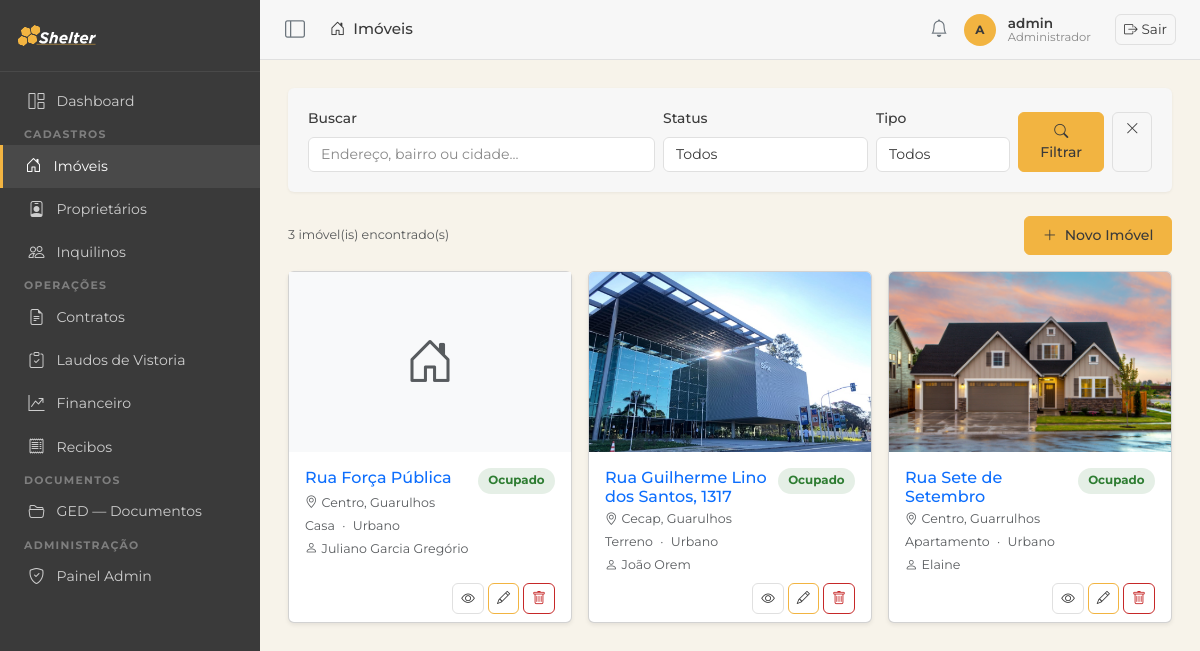
Screenshot of /imoveis/ (signed in) with the database file from the repository.
### imoveis/models.py (models this page shows, shortened)
class Imovel(models.Model):
    TIPO_CHOICES = [
        ('apartamento', 'Apartamento'),
        ('casa', 'Casa'),
        ('comercial', 'Comercial'),
        ('terreno', 'Terreno'),
        ('galpao', 'Galpão'),
    ]
    STATUS_CHOICES = [
        ('ocupado', 'Ocupado'),
        ('vago', 'Vago'),
        ('manutencao', 'Em Manutenção'),
    ]
    CATEGORIA_CHOICES = [
        ('urbano', 'Urbano'),
        ('rural', 'Rural'),
    ]
    proprietario = models.ForeignKey(Proprietario, on_delete=models.PROTECT, related_name='imoveis')
    tipo = models.CharField(max_length=20, choices=TIPO_CHOICES)
    status = models.CharField(max_length=20, choices=STATUS_CHOICES, default='vago')
    categoria = models.CharField(max_length=10, choices=CATEGORIA_CHOICES, default='urbano', verbose_name='Categoria')
    endereco = models.CharField(max_length=300)
    numero = models.CharField(max_length=20, blank=True, verbose_name='Número')
    complemento = models.CharField(max_length=100, blank=True, verbose_name='Complemento')
    bairro = models.CharField(max_length=100, blank=True)
    cidade = models.CharField(max_length=100, default='')
    area_m2 = models.DecimalField(max_digits=8, decimal_places=2, null=True, blank=True, verbose_name='Área (m²)')
    descricao = models.TextField(blank=True)
    matricula = models.CharField(max_length=100, blank=True, verbose_name='Matrícula')
    data_aquisicao = models.DateField(null=True, blank=True, verbose_name='Data de Aquisição')
    valor_aquisicao = models.DecimalField(max_digits=14, decimal_places=2, null=True, blank=True, verbose_name='Valor de Aquisição')
    cadastro_prefeitura = models.CharField(max_length=100, blank=True, verbose_name='Cadastro Prefeitura')
    planta_projeto = models.FileField(upload_to='plantas/', blank=True, null=True, verbose_name='Planta/Projeto')
    nirf = models.CharField(max_length=50, blank=True, verbose_name='NIRF')
    incra = models.CharField(max_length=50, blank=True, verbose_name='INCRA')
    car = models.CharField(max_length=100, blank=True, verbose_name='CAR')
    criado_em = models.DateTimeField(auto_now_add=True)
    class Meta:
        verbose_name = 'Imóvel'
        verbose_name_plural = 'Imóveis'
        ordering = ['endereco']

class Proprietario(models.Model):
    nome = models.CharField(max_length=200)
    cpf_cnpj = models.CharField(max_length=20, unique=True, validators=[validate_cpf_cnpj],
                                verbose_name='CPF/CNPJ')
    email = models.EmailField(blank=True)
    telefone = models.CharField(max_length=20, blank=True)
    criado_em = models.DateTimeField(auto_now_add=True)
    class Meta:
        verbose_name = 'Proprietário'
        verbose_name_plural = 'Proprietários'
        ordering = ['nome']

class FotoImovel(models.Model):
    imovel = models.ForeignKey(Imovel, on_delete=models.CASCADE, related_name='fotos')
    imagem = models.ImageField(upload_to='fotos_imoveis/')
    legenda = models.CharField(max_length=200, blank=True)
    criado_em = models.DateTimeField(auto_now_add=True)
    class Meta:
        verbose_name = 'Foto do Imóvel'
        verbose_name_plural = 'Fotos do Imóvel'
        ordering = ['criado_em']

### imoveis/views.py (the view)
# urls.py: path('imoveis/', views.imovel_list, name='imovel_list'),
@login_required
def imovel_list(request):
    q = request.GET.get('q', '')
    status = request.GET.get('status', '')
    tipo = request.GET.get('tipo', '')
    imoveis = Imovel.objects.select_related('proprietario').prefetch_related('fotos')
    if q:
        imoveis = imoveis.filter(Q(endereco__icontains=q) | Q(bairro__icontains=q) | Q(cidade__icontains=q))
    if status:
        imoveis = imoveis.filter(status=status)
    if tipo:
        imoveis = imoveis.filter(tipo=tipo)
    return render(request, 'imoveis/imovel_list.html', {
        'imoveis': imoveis,
        'q': q, 'status': status, 'tipo': tipo,
        'status_choices': Imovel.STATUS_CHOICES,
        'tipo_choices': Imovel.TIPO_CHOICES,
    })

### templates/imoveis/imovel_list.html (shortened to what this page needs)
{% extends 'base.html' %}
{% load imoveis_tags %}
{% block page_title %}<i class="bi bi-house-door me-2"></i>Imóveis{% endblock %}
{% block nav_imoveis %}active{% endblock %}
{% block content %}
<div class="section-card mb-4">
  <div class="section-card-body">
    <form method="get" class="row g-2 align-items-end">
      <div class="col-12 col-md-5">
        <label class="form-label">Buscar</label>
        <input type="text" name="q" value="{{ q }}" class="form-control" placeholder="Endereço, bairro ou cidade...">
      </div>
      <div class="col-6 col-md-3">
        <label class="form-label">Status</label>
        <select name="status" class="form-select">
          <option value="">Todos</option>
        </select>
      </div>
      <div class="col-6 col-md-2">
        <label class="form-label">Tipo</label>
        <select name="tipo" class="form-select">
          <option value="">Todos</option>
        </select>
      </div>
      <div class="col-12 col-md-2 d-flex gap-2">
        <button type="submit" class="btn btn-primary flex-fill">
          <i class="bi bi-search"></i> Filtrar
        </button>
        <a href="{% url 'imovel_list' %}" class="btn btn-outline-secondary" title="Limpar">
          <i class="bi bi-x-lg"></i>
        </a>
      </div>
    </form>
  </div>
</div>
<div class="d-flex justify-content-between align-items-center mb-3">
  <span class="text-muted small">{{ imoveis.count }} imóvel(is) encontrado(s)</span>
  <a href="{% url 'imovel_create' %}" class="btn btn-primary">
    <i class="bi bi-plus-lg me-1"></i> Novo Imóvel
  </a>
</div>
<div class="row g-3">
  {% for im in imoveis %}
  <div class="col-sm-6 col-lg-4">
    <div class="card h-100 shadow-sm">
      {% with im.fotos.first as foto %}
      {% if foto %}
      <img src="{{ foto.imagem.url }}" class="card-img-top" alt="{{ foto.legenda|default:im.endereco }}"
           style="height:180px; object-fit:cover;">
      {% else %}
      <div class="bg-light d-flex align-items-center justify-content-center" style="height:180px;">
        <i class="bi bi-house-door text-muted" style="font-size:3rem;"></i>
      </div>
      {% endif %}
      {% endwith %}
      <div class="card-body pb-2">
        <div class="d-flex justify-content-between align-items-start">
          <h6 class="card-title mb-1">
            <a href="{% url 'imovel_detail' im.pk %}" class="text-decoration-none text-primary">
              {{ im.endereco|truncatechars:45 }}
            </a>
          </h6>
          <span class="status-badge badge-{{ im.status }} ms-2 flex-shrink-0">{{ im.get_status_display }}</span>
        </div>
        <p class="text-muted small mb-1">
          <i class="bi bi-geo-alt me-1"></i>{{ im.bairro|default:"" }}{% if im.bairro %}, {% endif %}{{ im.cidade }}
        </p>
        <p class="small mb-0">
          <span class="text-muted">{{ im.get_tipo_display }}</span>
          <span class="text-muted mx-1">·</span>
          <span class="text-muted">{{ im.get_categoria_display }}</span>
        </p>
        <p class="text-muted small mb-0 mt-1">
          <i class="bi bi-person me-1"></i>{{ im.proprietario.nome }}
        </p>
      </div>
      <div class="card-footer bg-transparent border-top-0 pt-0 pb-2 d-flex gap-1 justify-content-end">
        <a href="{% url 'imovel_detail' im.pk %}" class="btn btn-sm btn-outline-secondary" title="Ver">
          <i class="bi bi-eye"></i>
        </a>
        <a href="{% url 'imovel_edit' im.pk %}" class="btn btn-sm btn-outline-primary" title="Editar">
          <i class="bi bi-pencil"></i>
        </a>
        <button class="btn btn-sm btn-outline-danger" title="Excluir"
          data-bs-toggle="modal" data-bs-target="#modalExcluir{{ im.pk }}">
          <i class="bi bi-trash"></i>
        </button>
      </div>
    </div>
  </div>
  {% empty %}
  <div class="col-12 text-center text-muted py-5">
    <i class="bi bi-house-door" style="font-size:3rem;"></i>
    <p class="mt-2">Nenhum imóvel encontrado.</p>
  </div>
  {% endfor %}
</div>
{% endblock %}

### templates/base.html (shortened to what this page needs)
{% load static %}
<!DOCTYPE html>
<html lang="pt-BR">
<head>
  <link rel="stylesheet" href="https://cdn.jsdelivr.net/npm/bootstrap@5.3.3/dist/css/bootstrap.min.css">
  <link rel="stylesheet" href="https://cdn.jsdelivr.net/npm/bootstrap-icons@1.11.3/font/bootstrap-icons.min.css">
  <link rel="stylesheet" href="https://cdn.jsdelivr.net/npm/flatpickr/dist/flatpickr.min.css">
  <link rel="stylesheet" href="{% static 'css/custom.css' %}">
</head>
<body>
<nav id="sidebar">
  <div class="sidebar-brand">
    <img src="{% static 'assets/Shelter_LOGO_white.svg' %}" alt="Shelter" class="brand-full">
  </div>
  <ul class="nav flex-column py-2">
    <li class="nav-item">
      <a class="nav-link {% block nav_dashboard %}{% endblock %}" href="{% url 'dashboard' %}" title="Dashboard">
        <i class="bi bi-grid-1x2"></i> <span class="nav-text">Dashboard</span>
      </a>
    </li>
    <li><span class="nav-section-label">Cadastros</span></li>
    <li class="nav-item">
      <a class="nav-link {% block nav_imoveis %}{% endblock %}" href="{% url 'imovel_list' %}" title="Imóveis">
        <i class="bi bi-house-door"></i> <span class="nav-text">Imóveis</span>
      </a>
    </li>
    <li class="nav-item">
      <a class="nav-link {% block nav_proprietarios %}{% endblock %}" href="{% url 'proprietario_list' %}" title="Proprietários">
        <i class="bi bi-person-badge"></i> <span class="nav-text">Proprietários</span>
      </a>
    </li>
    <li class="nav-item">
      <a class="nav-link {% block nav_inquilinos %}{% endblock %}" href="{% url 'inquilino_list' %}" title="Inquilinos">
        <i class="bi bi-people"></i> <span class="nav-text">Inquilinos</span>
      </a>
    </li>
    <li><span class="nav-section-label">Operações</span></li>
    <li class="nav-item">
      <a class="nav-link {% block nav_contratos %}{% endblock %}" href="{% url 'contrato_list' %}" title="Contratos">
        <i class="bi bi-file-earmark-text"></i> <span class="nav-text">Contratos</span>
      </a>
    </li>
    <li class="nav-item">
      <a class="nav-link {% block nav_laudos %}{% endblock %}" href="{% url 'laudo_list' %}" title="Laudos de Vistoria">
        <i class="bi bi-clipboard-check"></i> <span class="nav-text">Laudos de Vistoria</span>
      </a>
    </li>
    <li class="nav-item">
      <a class="nav-link {% block nav_financeiro %}{% endblock %}" href="{% url 'lancamento_list' %}" title="Financeiro">
        <i class="bi bi-graph-up-arrow"></i> <span class="nav-text">Financeiro</span>
      </a>
    </li>
    <li class="nav-item">
      <a class="nav-link {% block nav_recibos %}{% endblock %}" href="{% url 'recibo_list' %}" title="Recibos">
        <i class="bi bi-receipt"></i> <span class="nav-text">Recibos</span>
      </a>
    </li>
    <li><span class="nav-section-label">Documentos</span></li>
    <li class="nav-item">
      <a class="nav-link {% block nav_documentos %}{% endblock %}" href="{% url 'documentos' %}" title="GED — Documentos">
        <i class="bi bi-folder2-open"></i> <span class="nav-text">GED — Documentos</span>
      </a>
    </li>
    {% if user.is_staff %}
    <li><span class="nav-section-label">Administração</span></li>
    <li class="nav-item">
      <a class="nav-link" href="{% url 'admin:index' %}" title="Painel Admin">
        <i class="bi bi-shield-check"></i> <span class="nav-text">Painel Admin</span>
      </a>
    </li>
    {% endif %}
  </ul>
</nav>
<header id="topbar">
  <button class="btn btn-link text-secondary d-none d-md-inline-flex p-0 me-2" id="sidebar-collapse-toggle"
          aria-label="Recolher/expandir menu" title="Recolher/expandir menu">
    <i class="bi bi-layout-sidebar fs-5"></i>
  </button>
  <span class="page-title">{% block page_title %}{% endblock %}</span>
  <div class="user-info ms-auto">
    <i class="bi bi-bell text-secondary me-2" style="font-size:1.1rem;"></i>
    <div class="user-avatar">
      {{ user.get_short_name|default:user.username|first|upper }}
    </div>
    <div class="ms-1">
      <div class="user-name">{{ user.get_short_name|default:user.username }}</div>
      <div class="user-role">{% if user.is_staff %}Administrador{% else %}Usuário{% endif %}</div>
    </div>
    <form method="post" action="{% url 'logout' %}" class="d-inline ms-3">
      <button type="submit" class="btn btn-outline-secondary btn-sm">
        <i class="bi bi-box-arrow-right me-1"></i>Sair
      </button>
    </form>
  </div>
</header>
<main id="main-content">
  {% block content %}{% endblock %}
</main>
</body>
</html>

### rows the page displays
Imovel: endereco "Rua Força Pública", status "Ocupado", bairro "Centro", cidade "Guarulhos", tipo "Casa", categoria "Urbano", proprietario.nome "Juliano Garcia Gregório"
Imovel: fotos.first.imagem (picture), endereco "Rua Guilherme Lino dos Santos, 1317", status "Ocupado", bairro "Cecap", cidade "Guarulhos", tipo "Terreno", categoria "Urbano", proprietario.nome "João Orem"
Imovel: fotos.first.imagem (picture), endereco "Rua Sete de Setembro", status "Ocupado", bairro "Centro", cidade "Guarrulhos", tipo "Apartamento", categoria "Urbano", proprietario.nome "Elaine"

### other values shown
{{ user.get_short_name|default:user.username|first|upper }} "A"
{{ user.get_short_name|default:user.username }} "admin"
{{ imoveis.count }} "3"
